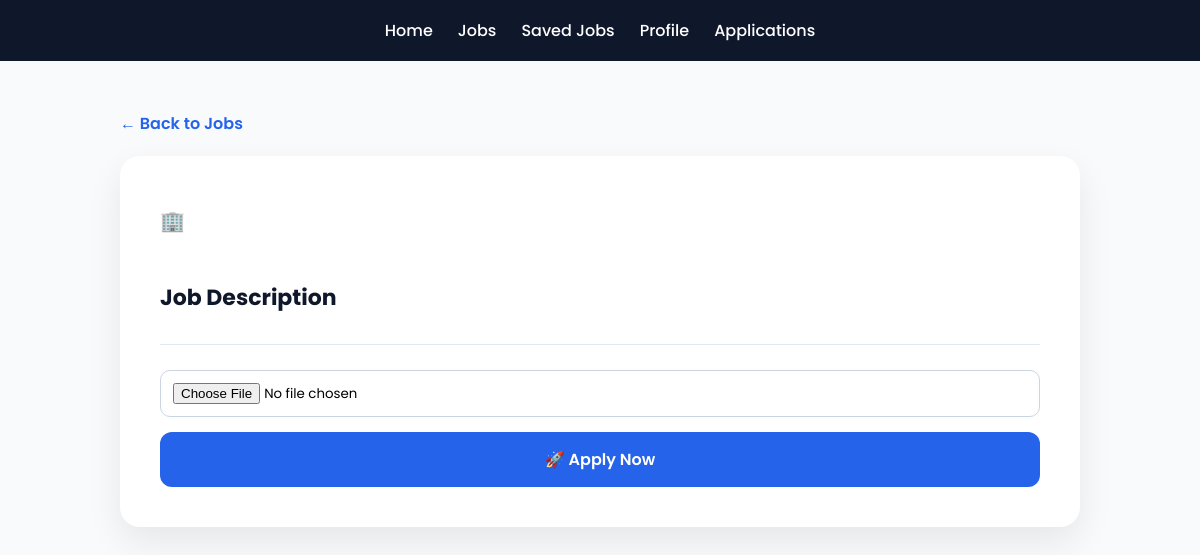
Page /job/3 on the earlier database version.
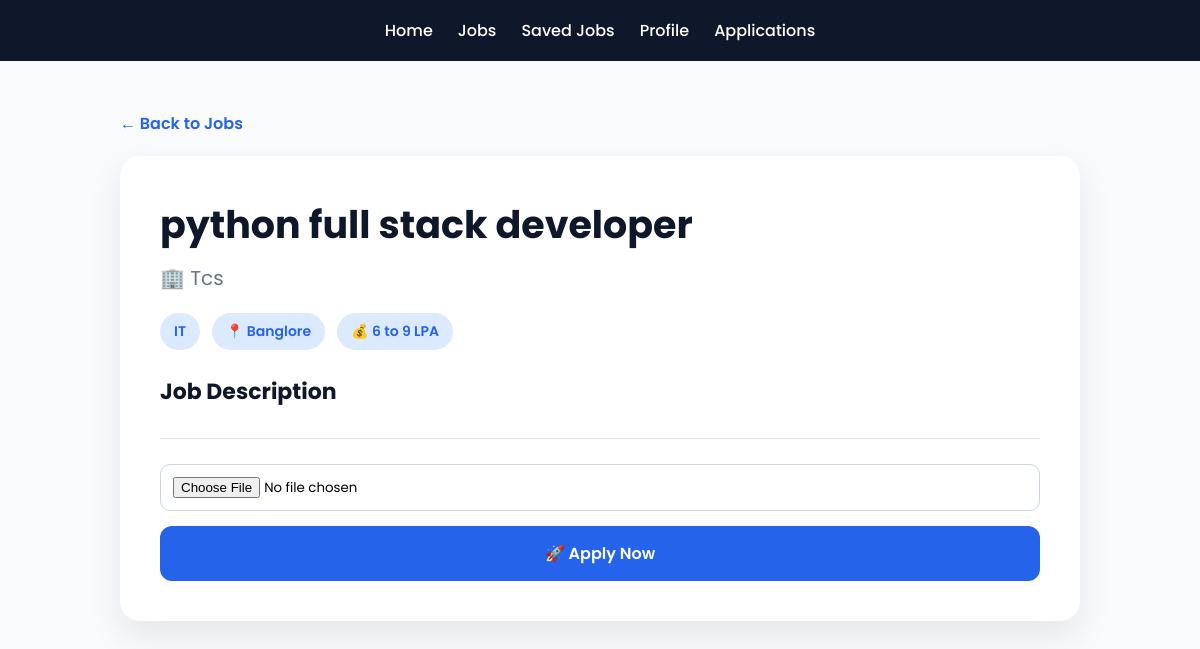
Same page on the later database version.
### tables this page shows
CREATE TABLE jobs(
id INTEGER PRIMARY KEY AUTOINCREMENT,
title TEXT,
company TEXT,
category TEXT,
description TEXT,
location TEXT,
salary TEXT
);

### app.py (the view)
@app.route("/job/<int:id>")
def job_detail(id):
    conn = get_db()
    job = conn.execute(
        "SELECT * FROM jobs WHERE id=?",
        (id,)
    ).fetchone()
    return render_template("job_detail.html", job=job)

### app.py (called while the page is built)
def get_db():
    db_path = os.path.join(os.getcwd(), "database.db")
    print("Using DB:", db_path)   # 👈 DEBUG (important)
    conn = sqlite3.connect(db_path)
    conn.row_factory = sqlite3.Row  # ⭐ professional upgrade
    return conn

### templates/job_detail.html (shortened to what this page needs)
<!DOCTYPE html>
<html lang="en">
<head>
</head>
<body>
<div class="navbar">
<a href="/">Home</a>
<a href="/jobs">Jobs</a>
<a href="/saved_jobs">Saved Jobs</a>
<a href="/profile">Profile</a>
<a href="/my_applications">Applications</a>
</div>
<div class="container">
<a href="/jobs" class="back-btn">
← Back to Jobs
</a>
<div class="job-card">
<h1 class="job-title">
{{ job[1] }}
</h1>
<div class="company">
🏢 {{ job[2] }}
</div>
<div class="badges">
{% if job[3] %} <span class="badge">
{{ job[3] }} </span>
{% endif %}
{% if job[5] %} <span class="badge">
📍 {{ job[5] }} </span>
{% endif %}
{% if job[6] %} <span class="badge">
💰 {{ job[6] }} </span>
{% endif %}
</div>
<h3 class="section-title">
Job Description
</h3>
<div class="apply-box">
<form action="/apply/{{ job[0] }}" method="POST" enctype="multipart/form-data">
<input
type="file"
name="resume"
required>
<button type="submit">
🚀 Apply Now
</button>
</form>
</div>
</div>
</div>
</body>
</html>

### templates/job_detail.html (style rules this page uses)
* { margin:0; padding:0; box-sizing:border-box; font-family:'Poppins',sans-serif; }
body { background:#f8fafc; min-height:100vh; }
.navbar { background:#0f172a; padding:18px 40px; display:flex; justify-content:center; gap:25px; flex-wrap:wrap; }
.navbar a { color:white; text-decoration:none; font-weight:500; }
.container { max-width:1000px; margin:50px auto; padding:0 20px; }
.job-card { background:white; border-radius:20px; padding:40px; box-shadow:0 15px 35px rgba(0,0,0,.08); }
.job-title { font-size:38px; font-weight:700; color:#0f172a; margin-bottom:10px; }
.company { font-size:20px; color:#64748b; margin-bottom:20px; }
.badges { display:flex; gap:12px; flex-wrap:wrap; margin-bottom:25px; }
.badge { background:#dbeafe; color:#2563eb; padding:8px 14px; border-radius:25px; font-size:14px; font-weight:600; }
.section-title { margin-top:25px; margin-bottom:10px; color:#0f172a; font-size:22px; }
.apply-box { margin-top:30px; padding-top:25px; border-top:1px solid #e2e8f0; }
input[type=file] { width:100%; padding:12px; border:1px solid #cbd5e1; border-radius:10px; margin-bottom:15px; }
button { width:100%; padding:15px; border:none; border-radius:12px; background:#2563eb; color:white; font-size:16px; font-weight:600; cursor:pointer; transition:.3s; }
.back-btn { display:inline-block; margin-bottom:20px; text-decoration:none; color:#2563eb; font-weight:600; }

Differences in the rows shown:
added jobs: title "python full stack developer", company "Tcs", category "IT", location "Banglore", salary "6 to 9 LPA"
